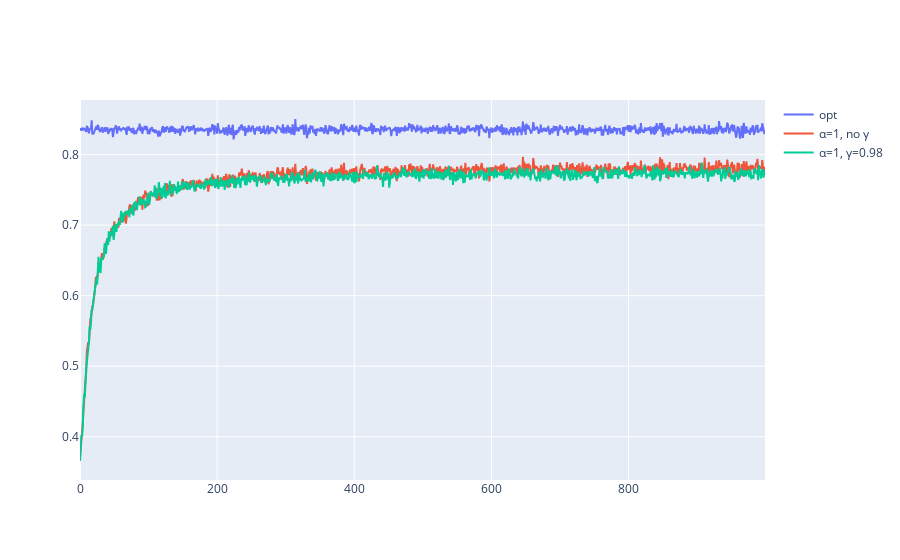

Notebook source saved alongside this figure:
### Code cell
fig = go.Figure(data=[
    go.Scatter(x=np.arange(n), y=np.mean(rewards_opt[None], axis=0), name='opt'),
    go.Scatter(x=np.arange(n), y=np.mean(rewards[None], axis=0), name='α=1, no γ'),
    go.Scatter(x=np.arange(n), y=np.mean(rewards[0.98], axis=0), name='α=1, γ=0.98'),
]).show()

### Figure 1 — Plotly figure (JSON) as saved in the notebook; plotly's stock layout.template omitted (floating-point values rounded to 4 significant figures; data arrays with more than 128 entries replaced by an {"elided": "..."} marker saying what was removed)
{"data": [{"name": "opt", "type": "scatter", "x": {"elided": "1000 int values"}, "y": {"elided": "1000 float values"}}, {"name": "α=1, no γ", "type": "scatter", "x": {"elided": "1000 int values"}, "y": {"elided": "1000 float values"}}, {"name": "α=1, γ=0.98", "type": "scatter", "x": {"elided": "1000 int values"}, "y": {"elided": "1000 float values"}}], "layout": {"autosize": true, "xaxis": {"autorange": true, "range": [0, 999], "type": "linear"}, "yaxis": {"autorange": true, "range": [0.3387, 0.8774], "type": "linear"}}}
